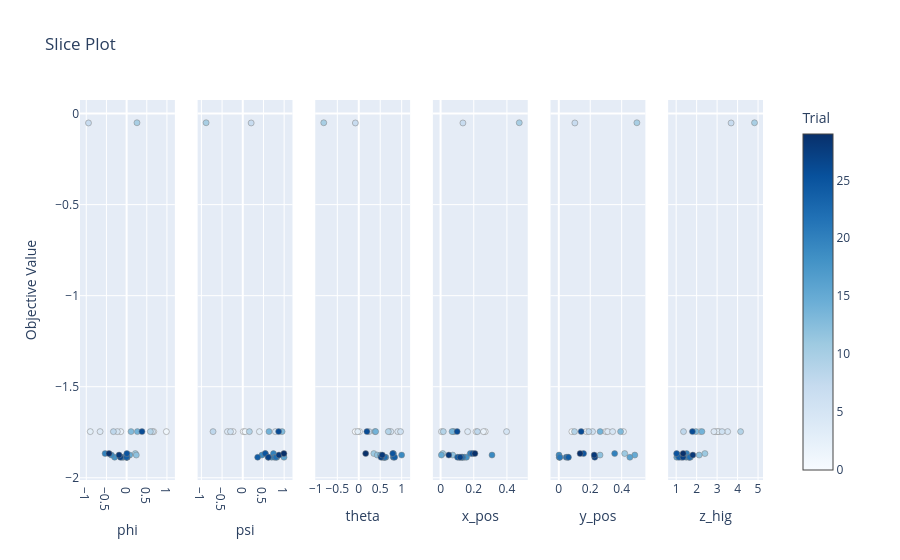

Write notebook code for a chart like this one.
### Markdown cell above
数トライアルで収束している様子が見て取れます。
また、各探索パラメータが吸着エネルギーにどのように寄与しているのかを可視化してみましょう。

### Code cell
optuna.visualization.plot_slice(study)

### Figure 1 — Plotly figure (JSON) as saved in the notebook; plotly's stock layout.template omitted (floating-point values rounded to 4 significant figures)
{"data": [{"marker": {"color": [0, 1, 2, 3, 4, 5, 6, 7, 8, 9, 10, 11, 12, 13, 14, 15, 16, 17, 18, 19, 20, 21, 22, 23, 24, 25, 26, 27, 28, 29], "colorbar": {"title": {"text": "Trial"}, "x": 1, "xpad": 40, "y": 0.5}, "colorscale": [[0, "rgb(247,251,255)"], [0.125, "rgb(222,235,247)"], [0.25, "rgb(198,219,239)"], [0.375, "rgb(158,202,225)"], [0.5, "rgb(107,174,214)"], [0.625, "rgb(66,146,198)"], [0.75, "rgb(33,113,181)"], [0.875, "rgb(8,81,156)"], [1, "rgb(8,48,107)"]], "line": {"color": "Grey", "width": 0.5}, "showscale": true}, "mode": "markers", "showlegend": false, "type": "scatter", "x": [0.6733, 0.9855, -0.1458, -0.9004, -0.6578, -0.2299, 0.6441, -0.945, -0.3275, 0.588, 0.257, 0.2164, 0.2402, 0.1099, 0.2671, 0.07699, 0.000932, -0.08132, -0.2975, -0.3783, -0.5331, -0.1181, 0.01087, 0.01134, -0.003841, 0.006008, 0.381, -0.1548, -0.1865, -0.4362], "xaxis": "x", "y": [-1.747, -1.747, -1.747, -1.747, -1.747, -1.747, -1.747, -0.05151, -1.747, -1.747, -0.05037, -1.867, -1.875, -1.747, -1.747, -1.875, -1.887, -1.887, -1.887, -1.875, -1.867, -1.887, -1.887, -1.887, -1.887, -1.867, -1.747, -1.887, -1.875, -1.867], "yaxis": "y"}, {"marker": {"color": [0, 1, 2, 3, 4, 5, 6, 7, 8, 9, 10, 11, 12, 13, 14, 15, 16, 17, 18, 19, 20, 21, 22, 23, 24, 25, 26, 27, 28, 29], "colorbar": {"title": {"text": "Trial"}, "x": 1, "xpad": 40}, "colorscale": [[0, "rgb(247,251,255)"], [0.125, "rgb(222,235,247)"], [0.25, "rgb(198,219,239)"], [0.375, "rgb(158,202,225)"], [0.5, "rgb(107,174,214)"], [0.625, "rgb(66,146,198)"], [0.75, "rgb(33,113,181)"], [0.875, "rgb(8,81,156)"], [1, "rgb(8,48,107)"]], "line": {"color": "Grey", "width": 0.5}, "showscale": false}, "mode": "markers", "showlegend": false, "type": "scatter", "x": [0.01266, 0.05601, -0.234, 0.4027, -0.3695, 0.7884, -0.2964, 0.2028, -0.7185, 0.1598, -0.8857, 0.5461, 0.9883, 0.9501, 0.6342, 0.9843, 0.9963, 0.8227, 0.6986, 0.4643, 0.742, 0.7657, 0.8031, 0.6152, 0.3601, 0.5441, 0.8666, 0.6196, 0.8751, 0.994], "xaxis": "x2", "y": [-1.747, -1.747, -1.747, -1.747, -1.747, -1.747, -1.747, -0.05151, -1.747, -1.747, -0.05037, -1.867, -1.875, -1.747, -1.747, -1.875, -1.887, -1.887, -1.887, -1.875, -1.867, -1.887, -1.887, -1.887, -1.887, -1.867, -1.747, -1.887, -1.875, -1.867], "yaxis": "y2"}, {"marker": {"color": [0, 1, 2, 3, 4, 5, 6, 7, 8, 9, 10, 11, 12, 13, 14, 15, 16, 17, 18, 19, 20, 21, 22, 23, 24, 25, 26, 27, 28, 29], "colorbar": {"title": {"text": "Trial"}, "x": 1, "xpad": 40}, "colorscale": [[0, "rgb(247,251,255)"], [0.125, "rgb(222,235,247)"], [0.25, "rgb(198,219,239)"], [0.375, "rgb(158,202,225)"], [0.5, "rgb(107,174,214)"], [0.625, "rgb(66,146,198)"], [0.75, "rgb(33,113,181)"], [0.875, "rgb(8,81,156)"], [1, "rgb(8,48,107)"]], "line": {"color": "Grey", "width": 0.5}, "showscale": false}, "mode": "markers", "showlegend": false, "type": "scatter", "x": [-0.08146, 0.01649, 0.7178, -0.02309, 0.9092, 0.7473, 0.9735, -0.07931, 0.2394, 0.6892, -0.8163, 0.3515, 0.4304, 0.3773, 0.3933, 0.5047, 0.5564, 0.5879, 0.6298, 0.999, 0.8081, 0.5942, 0.6089, 0.8059, 0.8359, 0.7925, 0.1901, 0.5206, 0.5481, 0.1611], "xaxis": "x3", "y": [-1.747, -1.747, -1.747, -1.747, -1.747, -1.747, -1.747, -0.05151, -1.747, -1.747, -0.05037, -1.867, -1.875, -1.747, -1.747, -1.875, -1.887, -1.887, -1.887, -1.875, -1.867, -1.887, -1.887, -1.887, -1.887, -1.867, -1.747, -1.887, -1.875, -1.867], "yaxis": "y3"}, {"marker": {"color": [0, 1, 2, 3, 4, 5, 6, 7, 8, 9, 10, 11, 12, 13, 14, 15, 16, 17, 18, 19, 20, 21, 22, 23, 24, 25, 26, 27, 28, 29], "colorbar": {"title": {"text": "Trial"}, "x": 1, "xpad": 40}, "colorscale": [[0, "rgb(247,251,255)"], [0.125, "rgb(222,235,247)"], [0.25, "rgb(198,219,239)"], [0.375, "rgb(158,202,225)"], [0.5, "rgb(107,174,214)"], [0.625, "rgb(66,146,198)"], [0.75, "rgb(33,113,181)"], [0.875, "rgb(8,81,156)"], [1, "rgb(8,48,107)"]], "line": {"color": "Grey", "width": 0.5}, "showscale": false}, "mode": "markers", "showlegend": false, "type": "scatter", "x": [0.2137, 0.2691, 0.2588, 0.00546, 0.1632, 0.3979, 0.08091, 0.1347, 0.2221, 0.01639, 0.4744, 0.01295, 0.07318, 0.07623, 0.06919, 0.004776, 0.1271, 0.1447, 0.1561, 0.31, 0.1789, 0.1341, 0.1298, 0.1121, 0.1022, 0.1926, 0.09992, 0.1178, 0.04957, 0.207], "xaxis": "x4", "y": [-1.747, -1.747, -1.747, -1.747, -1.747, -1.747, -1.747, -0.05151, -1.747, -1.747, -0.05037, -1.867, -1.875, -1.747, -1.747, -1.875, -1.887, -1.887, -1.887, -1.875, -1.867, -1.887, -1.887, -1.887, -1.887, -1.867, -1.747, -1.887, -1.875, -1.867], "yaxis": "y4"}, {"marker": {"color": [0, 1, 2, 3, 4, 5, 6, 7, 8, 9, 10, 11, 12, 13, 14, 15, 16, 17, 18, 19, 20, 21, 22, 23, 24, 25, 26, 27, 28, 29], "colorbar": {"title": {"text": "Trial"}, "x": 1, "xpad": 40}, "colorscale": [[0, "rgb(247,251,255)"], [0.125, "rgb(222,235,247)"], [0.25, "rgb(198,219,239)"], [0.375, "rgb(158,202,225)"], [0.5, "rgb(107,174,214)"], [0.625, "rgb(66,146,198)"], [0.75, "rgb(33,113,181)"], [0.875, "rgb(8,81,156)"], [1, "rgb(8,48,107)"]], "line": {"color": "Grey", "width": 0.5}, "showscale": false}, "mode": "markers", "showlegend": false, "type": "scatter", "x": [0.0833, 0.1756, 0.2997, 0.4114, 0.3109, 0.3424, 0.2147, 0.1021, 0.1908, 0.1001, 0.4967, 0.4193, 0.2624, 0.3932, 0.263, 0.4834, 0.4522, 0.005504, 0.002772, 0.001321, 0.3554, 0.006356, 0.04702, 0.05749, 0.06119, 0.1577, 0.1423, 0.2287, 0.2252, 0.1356], "xaxis": "x5", "y": [-1.747, -1.747, -1.747, -1.747, -1.747, -1.747, -1.747, -0.05151, -1.747, -1.747, -0.05037, -1.867, -1.875, -1.747, -1.747, -1.875, -1.887, -1.887, -1.887, -1.875, -1.867, -1.887, -1.887, -1.887, -1.887, -1.867, -1.747, -1.887, -1.875, -1.867], "yaxis": "y5"}, {"marker": {"color": [0, 1, 2, 3, 4, 5, 6, 7, 8, 9, 10, 11, 12, 13, 14, 15, 16, 17, 18, 19, 20, 21, 22, 23, 24, 25, 26, 27, 28, 29], "colorbar": {"title": {"text": "Trial"}, "x": 1, "xpad": 40}, "colorscale": [[0, "rgb(247,251,255)"], [0.125, "rgb(222,235,247)"], [0.25, "rgb(198,219,239)"], [0.375, "rgb(158,202,225)"], [0.5, "rgb(107,174,214)"], [0.625, "rgb(66,146,198)"], [0.75, "rgb(33,113,181)"], [0.875, "rgb(8,81,156)"], [1, "rgb(8,48,107)"]], "line": {"color": "Grey", "width": 0.5}, "showscale": false}, "mode": "markers", "showlegend": false, "type": "scatter", "x": [2.158, 3.086, 2.932, 3.038, 2.845, 3.514, 3.243, 3.683, 1.359, 4.146, 4.827, 2.404, 2.123, 1.965, 2.257, 1.127, 1.03, 1.69, 1.494, 1.05, 1.512, 1.619, 1.661, 1.256, 1.138, 1.022, 1.793, 1.335, 1.813, 1.341], "xaxis": "x6", "y": [-1.747, -1.747, -1.747, -1.747, -1.747, -1.747, -1.747, -0.05151, -1.747, -1.747, -0.05037, -1.867, -1.875, -1.747, -1.747, -1.875, -1.887, -1.887, -1.887, -1.875, -1.867, -1.887, -1.887, -1.887, -1.887, -1.867, -1.747, -1.887, -1.875, -1.867], "yaxis": "y6"}], "layout": {"autosize": true, "title": {"text": "Slice Plot"}, "xaxis": {"anchor": "y", "autorange": true, "domain": [0, 0.1389], "range": [-1.136, 1.177], "title": {"text": "phi"}, "type": "linear"}, "xaxis2": {"anchor": "y2", "autorange": true, "domain": [0.1722, 0.3111], "range": [-1.072, 1.183], "title": {"text": "psi"}, "type": "linear"}, "xaxis3": {"anchor": "y3", "autorange": true, "domain": [0.3444, 0.4833], "range": [-0.9961, 1.179], "title": {"text": "theta"}, "type": "linear"}, "xaxis4": {"anchor": "y4", "autorange": true, "domain": [0.5167, 0.6556], "range": [-0.04175, 0.5209], "title": {"text": "x_pos"}, "type": "linear"}, "xaxis5": {"anchor": "y5", "autorange": true, "domain": [0.6889, 0.8278], "range": [-0.04776, 0.5458], "title": {"text": "y_pos"}, "type": "linear"}, "xaxis6": {"anchor": "y6", "autorange": true, "domain": [0.8611, 1], "range": [0.6456, 5.204], "title": {"text": "z_hig"}, "type": "linear"}, "yaxis": {"anchor": "x", "autorange": true, "domain": [0, 1], "range": [-2.039, 0.1012], "title": {"text": "Objective Value"}, "type": "linear"}, "yaxis2": {"anchor": "x2", "autorange": true, "domain": [0, 1], "matches": "y", "range": [-2.039, 0.1012], "showticklabels": false, "type": "linear"}, "yaxis3": {"anchor": "x3", "autorange": true, "domain": [0, 1], "matches": "y", "range": [-2.039, 0.1012], "showticklabels": false, "type": "linear"}, "yaxis4": {"anchor": "x4", "autorange": true, "domain": [0, 1], "matches": "y", "range": [-2.039, 0.1012], "showticklabels": false, "type": "linear"}, "yaxis5": {"anchor": "x5", "autorange": true, "domain": [0, 1], "matches": "y", "range": [-2.039, 0.1012], "showticklabels": false, "type": "linear"}, "yaxis6": {"anchor": "x6", "autorange": true, "domain": [0, 1], "matches": "y", "range": [-2.039, 0.1012], "showticklabels": false, "type": "linear"}}}
